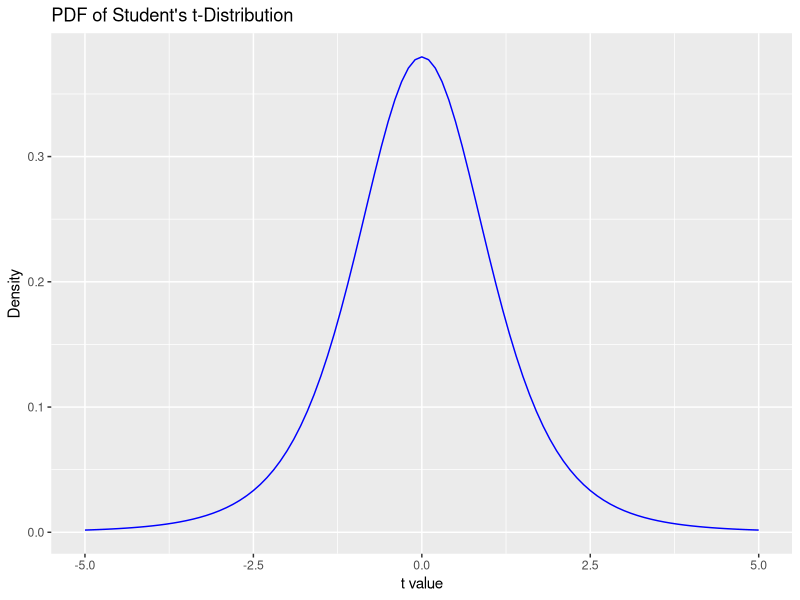
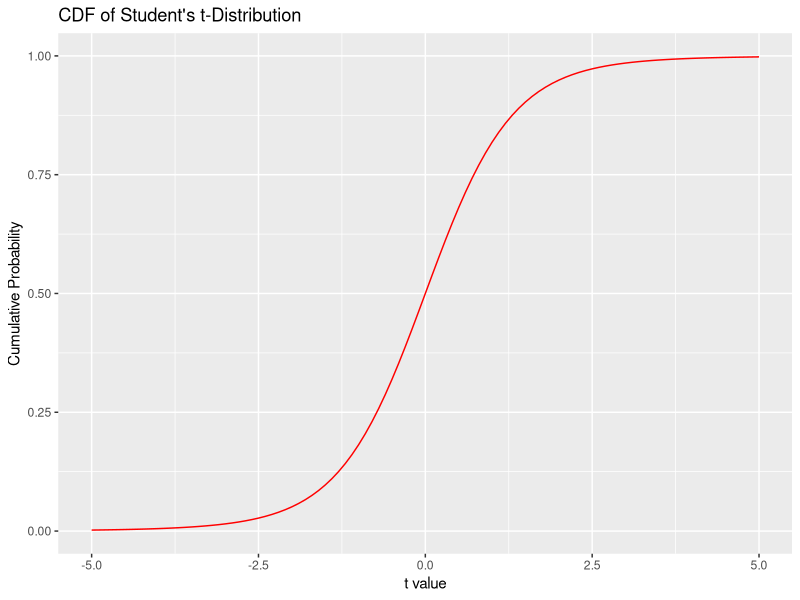
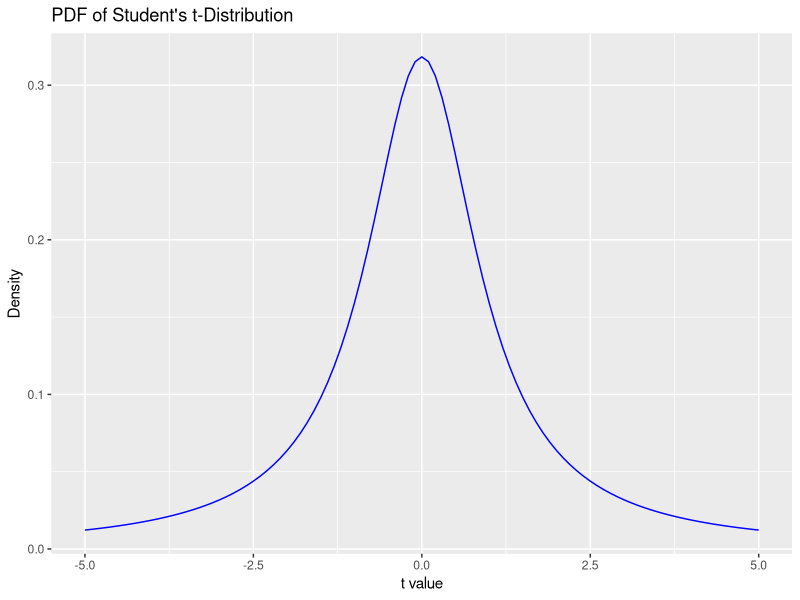
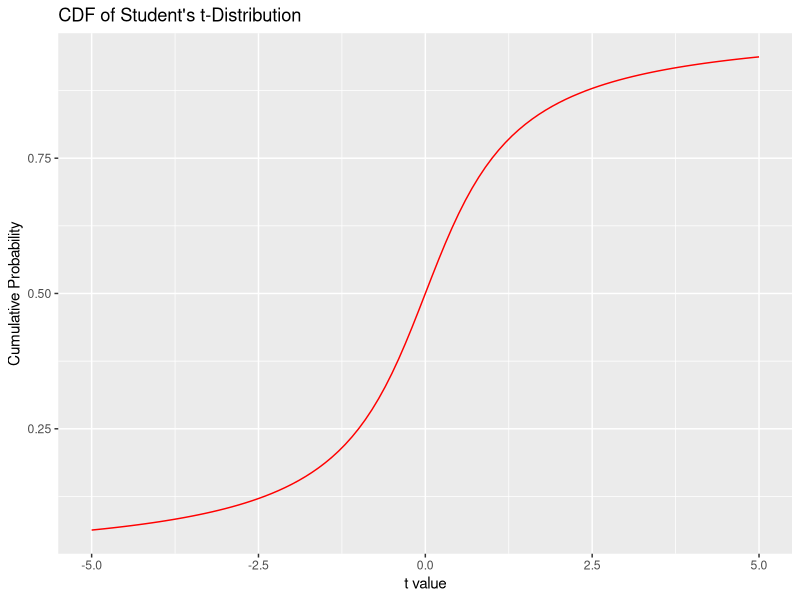
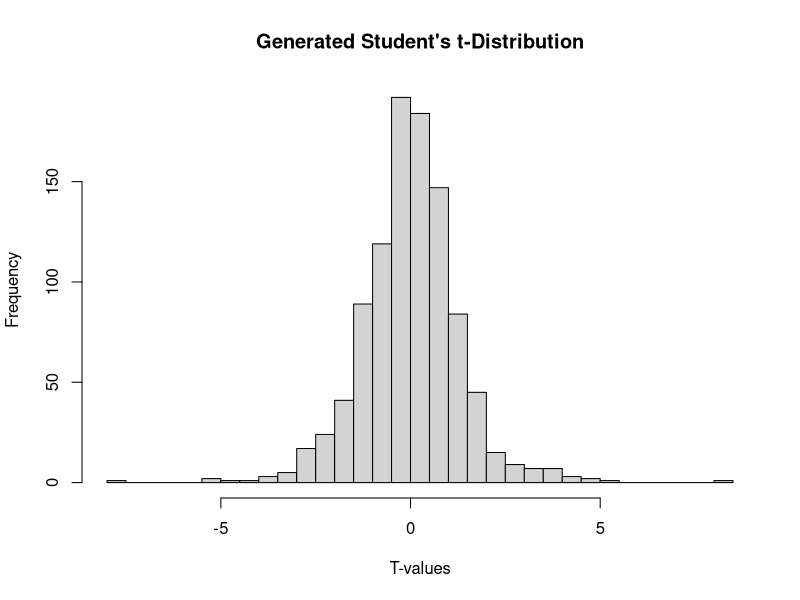
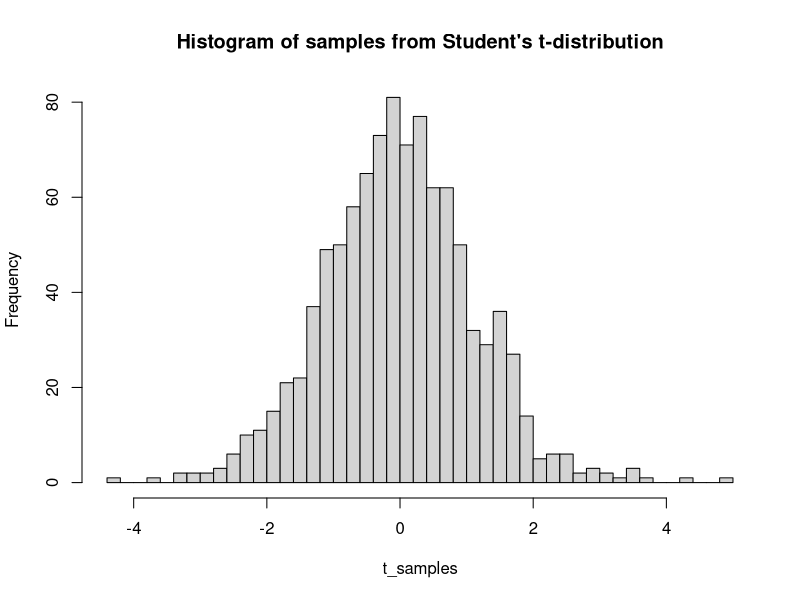

Generate these figures, in order, with R: (Note: this script raises an error after producing the figures.)
## ---- chunk 1
knitr::opts_chunk$set(echo = TRUE)
## ---- chunk 2
set.seed(123)
## ---- chunk 3
# Student's t PDF
student_t_pdf <- function(t, nu) {
  gamma((nu + 1) / 2) / (sqrt(nu * pi) * gamma(nu / 2)) * (1 + (t^2) / nu)^(-(nu + 1) / 2)
}

# Student's t CDF (using numerical integration)
student_t_cdf <- function(t, nu) {
  integrate(function(x) student_t_pdf(x, nu), lower = -Inf, upper = t)$value
}

# Example usage
nu <- 5 # degrees of freedom
t_value <- 2

# Calculate PDF
pdf_value <- student_t_pdf(t_value, nu)

# Calculate CDF
cdf_value <- student_t_cdf(t_value, nu)

# Print results
print(paste("PDF at t =", t_value, ":", pdf_value))
print(paste("CDF at t =", t_value, ":", cdf_value))

## ---- chunk 4
# Load necessary library
library(ggplot2)

# Set degrees of freedom
nu <- 5

plot_dist <- function(nu) {

# Create a sequence of t values
t_values <- seq(-5, 5, by = 0.1)

# Calculate PDF and CDF for each t value
pdf_values <- sapply(t_values, student_t_pdf, nu = nu)
cdf_values <- sapply(t_values, student_t_cdf, nu = nu)

# Create a data frame for plotting
data_for_plot <- data.frame(t = t_values, PDF = pdf_values, CDF = cdf_values)

# Plot PDF
pdf_plot <- ggplot(data_for_plot, aes(x = t, y = PDF)) +
  geom_line(color = 'blue') +
  ggtitle('PDF of Student\'s t-Distribution') +
  xlab('t value') +
  ylab('Density')

# Plot CDF
cdf_plot <- ggplot(data_for_plot, aes(x = t, y = CDF)) +
  geom_line(color = 'red') +
  ggtitle('CDF of Student\'s t-Distribution') +
  xlab('t value') +
  ylab('Cumulative Probability')

# Display plots
print(pdf_plot)
print(cdf_plot)
}

plot_dist(nu)
## ---- chunk 5
nu <- 1
plot_dist(nu)
## ---- chunk 6
# this not use runif only, thus ignore it

generate_t_distribution <- function(n, nu) {
  Z <- rnorm(n)
  X <- rchisq(n, df = nu)
  T <- Z / sqrt(X / nu)
  return(T)
}

# Example usage
n <- 1000    # number of random values to generate
nu <- 5      # degrees of freedom
t_values <- generate_t_distribution(n, nu)

# You can plot to see the distribution
hist(t_values, breaks = 30, main = "Generated Student's t-Distribution", xlab = "T-values")

## ---- chunk 7
generate_normal <- function(n) {
  # Generate n/2 pairs of uniform random numbers
  u1 <- runif(n / 2)
  u2 <- runif(n / 2)
  
  # Box-Muller transform
  z1 <- sqrt(-2 * log(u1)) * cos(2 * pi * u2)
  z2 <- sqrt(-2 * log(u1)) * sin(2 * pi * u2)
  
  # Combine the two sets of normal deviates
  z <- c(z1, z2)
  return(z)
}

generate_chi_squared <- function(n, df) {
  # Generate df sets of n standard normal deviates
  normals <- matrix(generate_normal(n * df), nrow = n, ncol = df)
  
  # Compute the sum of squares across columns for chi-squared deviates
  chi_sq <- rowSums(normals^2)
  return(chi_sq)
}

generate_t_dist <- function(n, df) {
  # Generate n standard normal deviates
  Z <- generate_normal(n)
  
  # Generate n chi-squared deviates with df degrees of freedom
  V <- generate_chi_squared(n, df)
  
  # Compute the t-distributed random numbers
  T <- Z / sqrt(V / df)
  
  return(T)
}

# Example usage
set.seed(123) # For reproducibility
t_samples <- generate_t_dist(1000, 10) # Generate 1000 samples
hist(t_samples, breaks=40, main="Histogram of samples from Student's t-distribution")

## ---- chunk 8
# Student's t PDF function
student_t_pdf <- function(t, nu) {
  gamma((nu + 1) / 2) / (sqrt(nu * pi) * gamma(nu / 2)) * (1 + (t^2) / nu)^(-(nu + 1) / 2)
}

# Log-Likelihood function using the custom Student's t PDF
log_likelihood_t <- function(v, data) {
  sum(log(sapply(data, student_t_pdf, nu = v)))
}

# Function to find MLE of degrees of freedom (v)
mle_t_distribution <- function(data) {
  # Ensure data does not contain non-finite values
  data <- data[is.finite(data)]
  
  # Optim function with bounds for v and adjusted initial value
  mle <- optim(par = 4, fn = function(v) -log_likelihood_t(v, data), 
               method = "L-BFGS-B", lower = 2, upper = 30, control = list(fnscale = -1))
  return(mle$par)
}

# Generate random data using the custom Student's t distribution function
data_sample <- generate_t_distribution(100, 5)  # Example data generation

# Estimate degrees of freedom using MLE
estimated_v <- mle_t_distribution(data_sample)
print(estimated_v)
## ---- chunk 9
# Log-Likelihood function for the Student's t-distribution
log_likelihood <- function(v, data) {
  n <- length(data)
  log_likelihood <- sum(stats::dt(data, df=v, log=TRUE))
  return(-log_likelihood)  # Return negative because 'optim' minimizes
}

# MLE Estimator for degrees of freedom of Student's t-distribution
mle_student_t <- function(data) {
  # Initial guess for degrees of freedom
  start_v <- 10
  
  # Optimize the log-likelihood function
  mle <- optim(par = start_v, fn = log_likelihood, data = data, method = "L-BFGS-B", lower = 2.01, upper = 100)
  
  # Return the estimated degrees of freedom
  return(mle$par)
}

# Example usage with simulated data
set.seed(123)
# Generate some data from a Student's t-distribution with 5 degrees of freedom
data <- rt(100, df = 5)

# Estimate the degrees of freedom
estimated_df <- mle_student_t(data)
estimated_df

## ---- chunk 10
# Bootstrap-enhanced MLE function
bootstrap_mle_t_distribution <- function(original_data, n_bootstrap = 1000) {
  bootstrap_estimates <- numeric(n_bootstrap)

  for (i in 1:n_bootstrap) {
    # Create a bootstrap sample
    bootstrap_sample <- sample(original_data, size = length(original_data), replace = TRUE)

    # Estimate v using MLE for the bootstrap sample
    estimated_v <- optim(par = 4, fn = function(v) -log_likelihood_t(v, bootstrap_sample), 
                         method = "L-BFGS-B", lower = 2, upper = 30, control = list(fnscale = -1))$par
    bootstrap_estimates[i] <- estimated_v
  }

  # Aggregate results: mean or median can be used
  final_estimate <- mean(bootstrap_estimates)
  return(list(estimate = final_estimate, bootstrap_estimates = bootstrap_estimates))
}

# Example usage
data_sample <- generate_t_distribution(100, 5)  # Generate sample data
result <- bootstrap_mle_t_distribution(data_sample)
print(result$estimate)

## ---- chunk 11
library(reshape2)
## ---- chunk 12
set.seed(seed=1234567890, kind="Mersenne-Twister")

N <- c(5, 10, 100)
Rf <- 30000 # There will be 6000, 3000, and 300 replications for each element in N
Output <- NULL

for(n in N){ # Loop for first factor
  for(r in 1:round(Rf/n)){ # Replications loop
    x <- rexp(n) # Same sample for all estimators
    Output <- rbind(Output, 
                    c(n,
                      mean(x),
                      median(x)/log(2)))
  }
}

Output <- data.frame(Output)
names(Output) <- c("n", "ML", "Med")
Output$n <- as.factor(Output$n)

Output.melt <- melt(data=Output, 
                    id.vars=1,
                    measure.vars=2:3,
                    variable.name="Estimator",
                    value.name="Estimates")
## ---- chunk 13
Output
## ---- chunk 14
df2 <- Output %>% group_by(n) %>% 
  summarise(ML=mean(ML),
            Med= mean(Med),
            .groups = 'drop') %>%
  as.data.frame()

df2
## ---- chunk 15
ggplot(data=Output, aes(x=n, y=ML, group=1)) +
  geom_line()+
  geom_point()
## ---- chunk 16
ggplot(Output.melt, aes(x=Estimates, col=Estimator)) +
  geom_vline(xintercept = 1, col="gray") +
  geom_density(linewidth=1.2) +
  ylab("Empirical densities") +
  facet_wrap(~n)
## ---- chunk 17
ggplot(Output.melt, 
       aes(x=n, y=Estimates, fill=Estimator)) +
  geom_hline(yintercept=1, col="gray") +
  geom_boxplot(notch=TRUE) +
  xlab(expression(italic(n)))
## ---- chunk 18
bootstrap.median <- function(x, B){
  sample_size <- length(x)
  t <- median(x)/log(2)
  
  if(sample_size^sample_size<B) {
        m.Bootstrap <- permutations(n=sample_size, 
                                    r=sample_size, 
                                    v=x, 
                                    repeats.allowed=FALSE)
        return(2*t - mean(unlist(lapply(m.Bootstrap, median))))
  } else {
    v.Bootstrap <- rep(0, B)
    for(b in 1:B) {
      bx <- sample(x, replace = TRUE)
      v.Bootstrap[b] <- median(bx) / log(2)
    }
      return(2*t - mean(v.Bootstrap))
  }
}
## ---- chunk 19
ggplot(summary.information, 
       aes(x=n, y=mean, colour=Estimator, group=Estimator)) + 
  geom_errorbar(aes(ymin=mean-se, ymax=mean+se), width=.1) +
  geom_line() +
  geom_point(size=3, shape=21, fill="white") +
  xlab(expression(italic(n))) +
  ylab("Mean and Error Bars")
